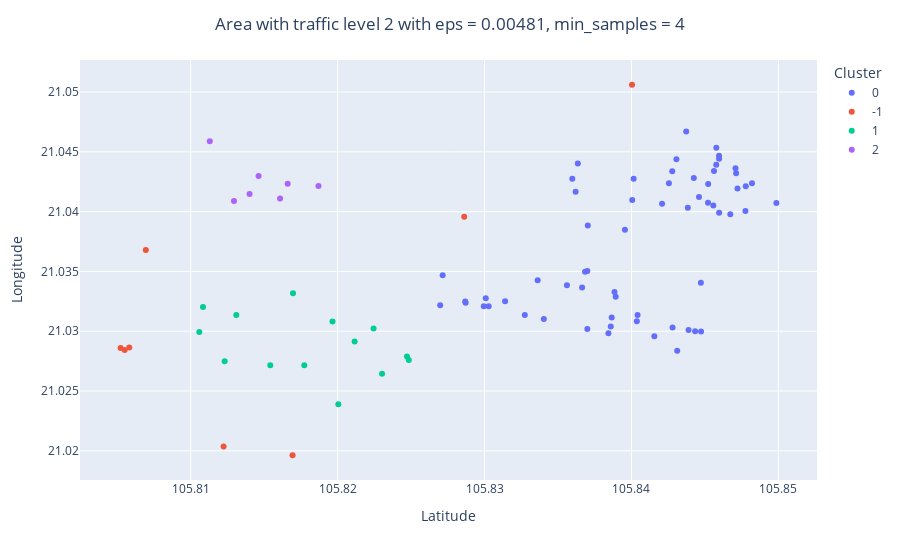

Source (notebook cell):
### Code cell
#Plot for Model 2
after_fig2 = px.scatter(TF_2,
                        x = "Latitude" , 
                        y = "Longitude", 
                        color=TF_2['labels'].astype(str),
                        labels={"color" : "Cluster"},
                        )
after_fig2.update_layout(
            title={
            'text' : "Area with traffic level 2 with eps = 0.00481, min_samples = 4",
            'x':0.5,
            'xanchor': 'center',
        })
after_fig2

### Figure 1 — Plotly figure (JSON) as saved in the notebook; plotly's stock layout.template omitted (floating-point values rounded to 4 significant figures)
{"data": [{"hovertemplate": "Cluster=0<br>Latitude=%{x}<br>Longitude=%{y}<extra></extra>", "legendgroup": "0", "marker": {"color": "#636efa", "symbol": "circle"}, "mode": "markers", "name": "0", "orientation": "v", "showlegend": true, "type": "scatter", "x": [105.8, 105.8, 105.8, 105.8, 105.8, 105.8, 105.8, 105.8, 105.8, 105.8, 105.8, 105.8, 105.8, 105.8, 105.8, 105.8, 105.8, 105.8, 105.8, 105.8, 105.8, 105.8, 105.8, 105.8, 105.8, 105.8, 105.8, 105.8, 105.8, 105.8, 105.8, 105.8, 105.8, 105.8, 105.8, 105.8, 105.8, 105.8, 105.8, 105.8, 105.8, 105.8, 105.8, 105.8, 105.8, 105.8, 105.8, 105.8, 105.8, 105.8, 105.8, 105.8, 105.8, 105.8, 105.8, 105.8, 105.8, 105.8, 105.8, 105.8, 105.8, 105.8], "xaxis": "x", "y": [21.03, 21.03, 21.03, 21.03, 21.03, 21.03, 21.04, 21.04, 21.04, 21.04, 21.05, 21.03, 21.03, 21.03, 21.04, 21.04, 21.03, 21.03, 21.03, 21.04, 21.04, 21.04, 21.04, 21.04, 21.04, 21.04, 21.04, 21.04, 21.04, 21.04, 21.04, 21.03, 21.03, 21.03, 21.04, 21.04, 21.04, 21.04, 21.04, 21.05, 21.03, 21.04, 21.03, 21.03, 21.03, 21.03, 21.04, 21.03, 21.03, 21.04, 21.04, 21.04, 21.04, 21.03, 21.03, 21.04, 21.04, 21.03, 21.03, 21.03, 21.03, 21.03], "yaxis": "y"}, {"hovertemplate": "Cluster=-1<br>Latitude=%{x}<br>Longitude=%{y}<extra></extra>", "legendgroup": "-1", "marker": {"color": "#EF553B", "symbol": "circle"}, "mode": "markers", "name": "-1", "orientation": "v", "showlegend": true, "type": "scatter", "x": [105.8, 105.8, 105.8, 105.8, 105.8, 105.8, 105.8, 105.8], "xaxis": "x", "y": [21.04, 21.03, 21.03, 21.03, 21.04, 21.02, 21.02, 21.05], "yaxis": "y"}, {"hovertemplate": "Cluster=1<br>Latitude=%{x}<br>Longitude=%{y}<extra></extra>", "legendgroup": "1", "marker": {"color": "#00cc96", "symbol": "circle"}, "mode": "markers", "name": "1", "orientation": "v", "showlegend": true, "type": "scatter", "x": [105.8, 105.8, 105.8, 105.8, 105.8, 105.8, 105.8, 105.8, 105.8, 105.8, 105.8, 105.8, 105.8, 105.8], "xaxis": "x", "y": [21.03, 21.03, 21.03, 21.03, 21.03, 21.02, 21.03, 21.03, 21.03, 21.03, 21.03, 21.03, 21.03, 21.03], "yaxis": "y"}, {"hovertemplate": "Cluster=2<br>Latitude=%{x}<br>Longitude=%{y}<extra></extra>", "legendgroup": "2", "marker": {"color": "#ab63fa", "symbol": "circle"}, "mode": "markers", "name": "2", "orientation": "v", "showlegend": true, "type": "scatter", "x": [105.8, 105.8, 105.8, 105.8, 105.8, 105.8, 105.8], "xaxis": "x", "y": [21.04, 21.04, 21.04, 21.04, 21.04, 21.05, 21.04], "yaxis": "y"}], "layout": {"legend": {"title": {"text": "Cluster"}, "tracegroupgap": 0}, "margin": {"t": 60}, "title": {"text": "Area with traffic level 2 with eps = 0.00481, min_samples = 4", "x": 0.5, "xanchor": "center"}, "xaxis": {"anchor": "y", "domain": [0, 1], "title": {"text": "Latitude"}}, "yaxis": {"anchor": "x", "domain": [0, 1], "title": {"text": "Longitude"}}}}
